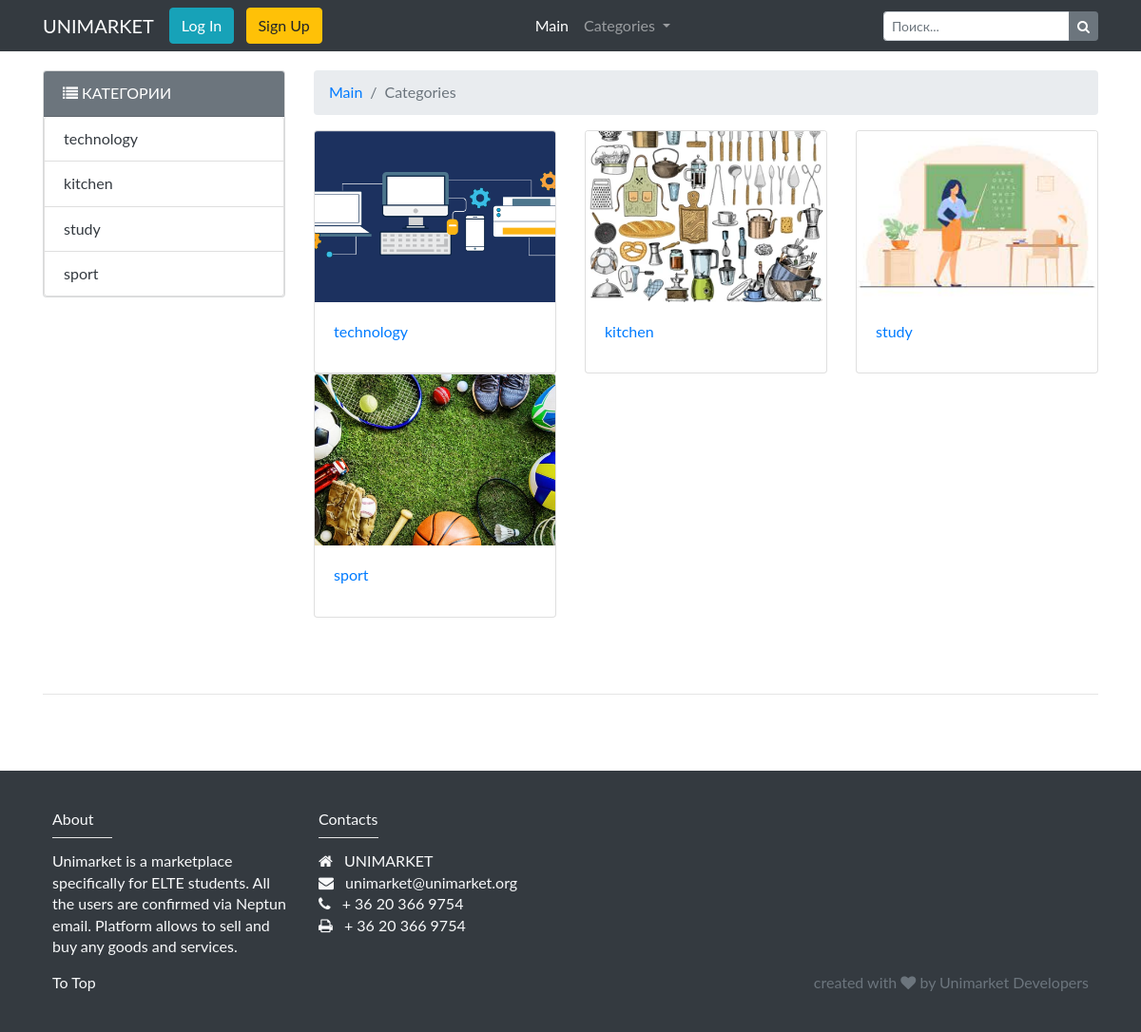
Page /categories/ on the committed database.
### shop/models.py (models this page shows, shortened)
class Category(models.Model):
    title = models.CharField(verbose_name=_("title"), max_length=20)
    is_published = models.BooleanField(verbose_name=_("is_published"), default=True)
    image = models.FileField(verbose_name=_("image"), upload_to="image/cat/")
    class Meta:
        verbose_name = _("category")
        verbose_name_plural = _("categories")

### shop/views.py (the view, shortened to what this page needs)
# urls.py: path("categories/", views.categories, name="categories"),
def categories(request):
    context = {}
    paginator = Paginator(Category.objects.filter(is_published=True), 9)
    page = request.GET.get("page")
    context["categories"] = paginator.get_page(page)
    context["site_title"] = _("categories")
    return render(request, "shop/categories.html", context)

### shop/templates/shop/categories.html (shortened to what this page needs)
{% extends 'shop/base.html' %}
{% block content %}
{% load i18n %}
<div class="container">
    <div class="row">
        {% include 'shop/left.html' %}
        <div class="col">
            <nav aria-label="breadcrumb">
                <ol class="breadcrumb">
                    <li class="breadcrumb-item"><a href="{% url 'index' %}">Main</a></li>
                    <li class="breadcrumb-item active" aria-current="page">Categories</li>
                </ol>
            </nav>
            <div class="row">
                {% for category in categories %}
                <div class="col-12 col-md-6 col-lg-4">
                    <div class="card h-100">
                        <img class="card-img-top" src="{{category.image.url}}" alt="">
                        <div class="card-body">
                            <h4 class="card-title"><a href="{% url 'category' category=category.id %}"
                                    title="View Product">{{category.title}}</a></h4>
                        </div>
                    </div>
                </div>
                {% endfor %}
            </div>
        </div>
    </div>
    {% endblock %}

### shop/templates/shop/left.html (shortened to what this page needs)
{% load i18n %}
<div class="col-12 col-sm-3">
  <div class="card bg-light mb-3">
    <div class="card-header bg-secondary text-white text-uppercase"><i class="fa fa-list"></i> {% trans 'categories' %}
    </div>
    <ul class="list-group category_block">
      {% for cat in categories %}
      <li class="list-group-item"><a href="{% url 'category' category=cat.id %}">{{cat.title}}</a></li>
      {% endfor %}
    </ul>
  </div>
</div>

### shop/static/shop/css/newstyle.css (style rules this page uses)
body { color: #5a5a5a; font-family: Lato, sans-serif; line-height: 1.4; }
.category_block li a { color: #343a40; }

### shop/templates/shop/categories.html (style rules this page uses)
.card-img-top { width: 100%; height: 15vw; object-fit: cover; }

### rows in the picture
Category: title "technology", image (picture)
Category: title "kitchen", image (picture)
Category: title "study", image (picture)
Category: title "sport", image (picture)
